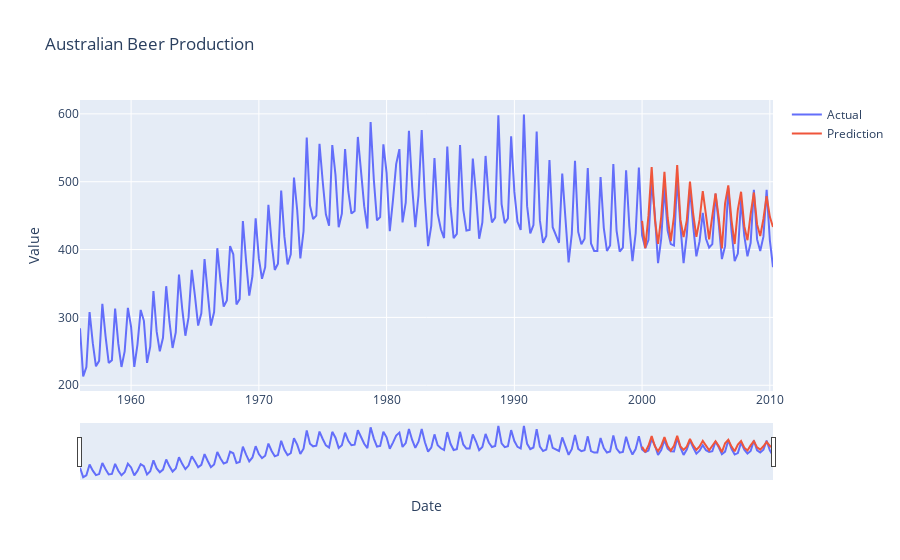

Notebook code for this chart:
### Code cell
plot_time_series(df_ausbeer, df_ausbeer_fcst, title='Australian Beer Production')

### Figure 1 — Plotly figure (JSON) as saved in the notebook; plotly's stock layout.template omitted (floating-point values rounded to 4 significant figures; data arrays with more than 128 entries replaced by an {"elided": "..."} marker saying what was removed)
{"data": [{"mode": "lines", "name": "Actual", "type": "scatter", "x": {"elided": "218 str values"}, "y": {"elided": "218 int values"}}, {"mode": "lines", "name": "Prediction", "type": "scatter", "x": ["2000-01-01", "2000-04-01", "2000-07-01", "2000-10-01", "2001-01-01", "2001-04-01", "2001-07-01", "2001-10-01", "2002-01-01", "2002-04-01", "2002-07-01", "2002-10-01", "2003-01-01", "2003-04-01", "2003-07-01", "2003-10-01", "2004-01-01", "2004-04-01", "2004-07-01", "2004-10-01", "2005-01-01", "2005-04-01", "2005-07-01", "2005-10-01", "2006-01-01", "2006-04-01", "2006-07-01", "2006-10-01", "2007-01-01", "2007-04-01", "2007-07-01", "2007-10-01", "2008-01-01", "2008-04-01", "2008-07-01", "2008-10-01", "2009-01-01", "2009-04-01", "2009-07-01", "2009-10-01", "2010-01-01", "2010-04-01"], "y": [442.4, 402.1, 449.6, 521.5, 444.5, 408.4, 448.3, 514.4, 446.9, 412.6, 449.2, 524.6, 444.1, 418.4, 442.5, 500.1, 452.4, 418.7, 443.7, 486.0, 450.6, 415.1, 449.6, 483.0, 446.6, 401.7, 468.0, 494.7, 443.0, 408.2, 458.7, 485.2, 434.4, 413.8, 452.1, 484.1, 437.0, 420.0, 445.1, 478.8, 448.2, 433.3]}], "layout": {"title": {"text": "Australian Beer Production"}, "xaxis": {"rangeslider": {"visible": true}, "title": {"text": "Date"}}, "yaxis": {"title": {"text": "Value"}}}}
